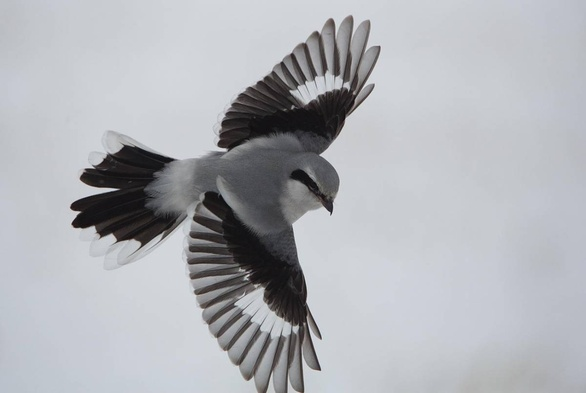
#> input picture module_15_4/image1.jpg, 586 x 393 px, shrunk from 1200 x 804 before the run, found by its file name
$ jupyter execute --allow-errors '__Обзор_основных_направлений_ИИ_Д_З_ipynb_.ipynb'   (older library calls are emulated)
#> lines starting #> are read from the running program, lines starting #| are printed output that depends on the picture; after the words box and inside, x2 and y2 are one past the last pixel; in counts of white or black regions, pixels touching at a corner belong together
#Домашнее задание по теме "Обзор основных направлений ИИ"

Канни Эдж Детектор (Canny Edge Detector) — это один из самых известных и широко используемых алгоритмов для обнаружения границ в изображениях.

###Этапы работы Канни Эдж Детектора

1. **Сглаживание изображения (Noise Reduction)**: Первым шагом является применение гауссового фильтра для снижения шумов в изображении. Это делает границы более четкими.

2. **Градиентное преобразование (Gradient Computation)**: Вычисление градиентов изображения, чтобы определить направление и величину изменений интенсивности. Обычно используются операторы Собеля для этого этапа.

3. **Ненаправленное подавление (Non-Maximum Suppression)**: В этом этапе выделяются только те пиксели, которые являются локальными максимумами вдоль направления градиента. Это помогает избавиться от менее выраженных границ.

4. **Двойной порог (Double Thresholding)**: Установка двух пороговых значений для определения сильных и слабых границ. Пиксели, которые превышают высокий порог, считаются границами, а те, что между двумя порогами, будут проверены на связь с сильными границами.

5. **Связывание границ (Edge Tracking by Hysteresis)**: Связывание слабых границ с сильными для окончательного определения границ. Слабые границы, которые соединяются с сильными, считаются границами.

###Пример реализации Канни Эдж Детектора на Python

Вот пример кода на Python, который использует библиотеку OpenCV для реализации Канни Эдж Детектора:

[cell 1]
import cv2
import numpy as np
import matplotlib.pyplot as plt

# Загрузка изображения
image = cv2.imread('/content/ED.jpg', cv2.IMREAD_GRAYSCALE)

# Применение гауссового фильтра для снижения шумов
#> (the rest of this cell did not finish here and is left out)

### Домашнее задание

Создайте текстовую ячейку в блокноте и напишите в ней свое понимание ответов на следующие вопросы:

1. **Объясните этапы работы Канни Эдж Детектора. Почему каждый этап важен для общего алгоритма?**

2. **Как выбор значений для двойного порога (high и low threshold) влияет на результаты работы Канни Эдж Детектора?**
   - Поэксперементируйте с примером кода и опишите свои наблюдения.

3. **Используйте Канни Эдж Детектор для различных изображений и сравните результаты. **

4. **Используйте приведенный ниже код для визуализации градиентов в изображении. Подумайте: как можно использовать эти градиенты для других задач в компьютерном зрении?**

5. Сохраните свой блокнот, расшарьте его и направьте ссылку на ваш блокнот на проверку преподавателю.

#NB! Не забудьте загрузить в колаб изображения для тестирования (используйте фотографии из своих источников или интернета).
Замените в коде ссылки на изображения, использованные преподавателем, на ваши. Как это сделать - показано в лекции.

[cell 2]
import cv2
import numpy as np
import matplotlib.pyplot as plt

# Загрузка изображения
image = cv2.imread('/content/ED.jpg', cv2.IMREAD_GRAYSCALE)

# Применение оператора Собеля для вычисления градиентов по осям X и Y
#> (the rest of this cell did not finish here and is left out)

#**Решение** **ДЗ_3**
#1. Объясните этапы работы Канни Эдж Детектора. Почему каждый этап важен для общего алгоритма?

#Ответ:
  Сглаживание.Используется для уменьшения количества шумов на изображении во избежание появления ложных границ. Для этого применяется размытие фильтром Гаусса или каким-либо матричным фильтром размытия.

  Нахождение градиентов и подавление не-максимумов. Находятся все градиенты яркости, для этого можно использовать, например, оператор Собеля. Чтобы граница была чёткой и понятной, она должна быть представлена тонкой линией. Поэтому границей будут являться те пиксели, в которых достигается локальный максимум градиента в направлении вектора градиента.

  Двойная пороговая фильтрация и трассировка области неоднозначности.На данном шаге производится ещё одна фильтрация ложных границ. В детекторе границ Канни используется два порога: нижний и верхний. Пиксель, значение которого выше верхней границы, принимает максимальное значение, то есть контур считается достоверным. Если значение пикселя не достигает нижнего порога — пиксель подавляется. Если его значение попадает в диапазон между порогами, то он принимает среднее значение, а решение о том, является ли он точкой границы, будет принято во время трассировки области неоднозначности.

  Каждый этап важен для общего алгоритма, так как позволяет детектору не выявлять ложные границы (например, на шумы), правильно и не фрагментировано определять линию границы, и лишь единожды реагировать на каждую границу, чтобы избежать появления широких полос.

#2/3. Как выбор значений для двойного порога (high и low threshold) влияет на результаты работы Канни Эдж Детектора?

Поэксперементируйте с примером кода и опишите свои наблюдения.

*Используйте Канни Эдж Детектор для различных изображений и сравните результаты. *

#Ответ:

1. Пороговые значения и их влияние
Нижний порог (low threshold) — определяет минимальный уровень градиента, при котором пиксель может рассматриваться как часть границы. Чем ниже этот порог, тем больше границ будет включено, но также увеличивается вероятность ложных срабатываний из-за шума.

2. Верхний порог (high threshold) — задает уровень, при котором пиксель будет гарантированно считаться частью границы. Чем выше порог, тем меньше будет шумовых границ, но есть риск потери слабых и тонких границ, если они не соответствуют этому уровню.

Высокие пороговые значения приводят к выделению только самых ярких границ.

Низкие пороговые значения могут добавить шум, так как слабо выраженные градиенты тоже будут рассматриваться как границы.

[cell 3]
from google.colab import drive
drive.mount('/content/drive')
import cv2
import numpy as np
import matplotlib.pyplot as plt

image = cv2.imread('/content/drive/MyDrive/image1.jpg', cv2.IMREAD_GRAYSCALE)
#> image: shape (393, 586); min 7, max 228, mean 177.4

blurred_image = cv2.GaussianBlur(image, (5, 5), 1.4)

edges = cv2.Canny(blurred_image, 50, 150)
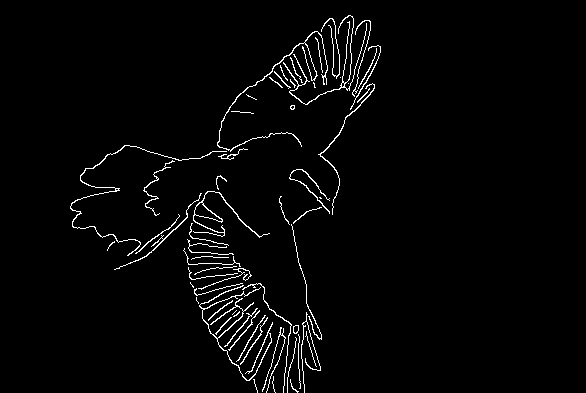
#> edges: shape (393, 586); 2.4% white in thin lines or dots, all inside (x1, y1, x2, y2) = (70, 15, 381, 393)

plt.figure(figsize=(10, 5))

plt.subplot(1, 2, 1)
plt.title('Оригинальное изображение')
plt.imshow(image, cmap='gray')

plt.subplot(1, 2, 2)
plt.title('Обнаруженные границы')
plt.imshow(edges, cmap='gray')

plt.show()
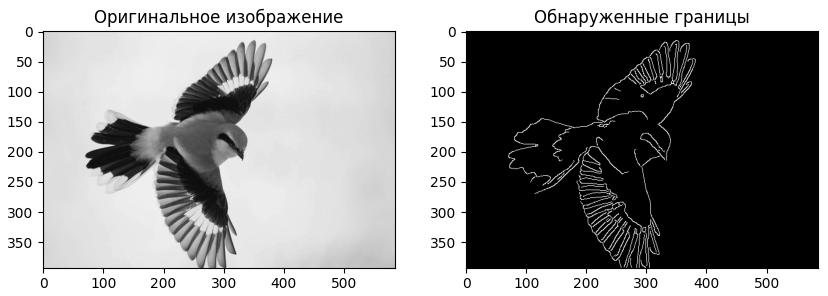
#> figure drawn by matplotlib, 2 panels

[cell 4]
from google.colab import drive
drive.mount('/content/drive')
import cv2
import numpy as np
import matplotlib.pyplot as plt

image = cv2.imread('/content/drive/MyDrive/image3.jpg', cv2.IMREAD_GRAYSCALE)
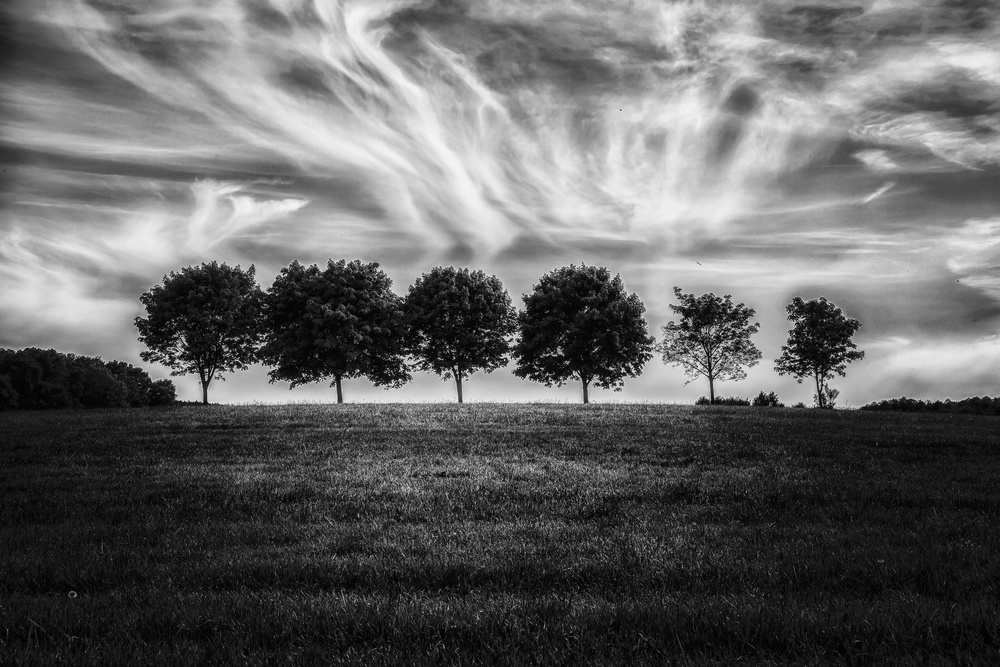
#> input picture module_15_4/image3.jpg, 1000 x 667 px, shrunk from 2048 x 1365 before the run, found by its file name
#> image is the input picture: shape (667, 1000); min 0, max 247, mean 100

blurred_image = cv2.GaussianBlur(image, (5, 5), 1.4)
#> blurred_image: shape (667, 1000)

edges = cv2.Canny(blurred_image, 10, 50)
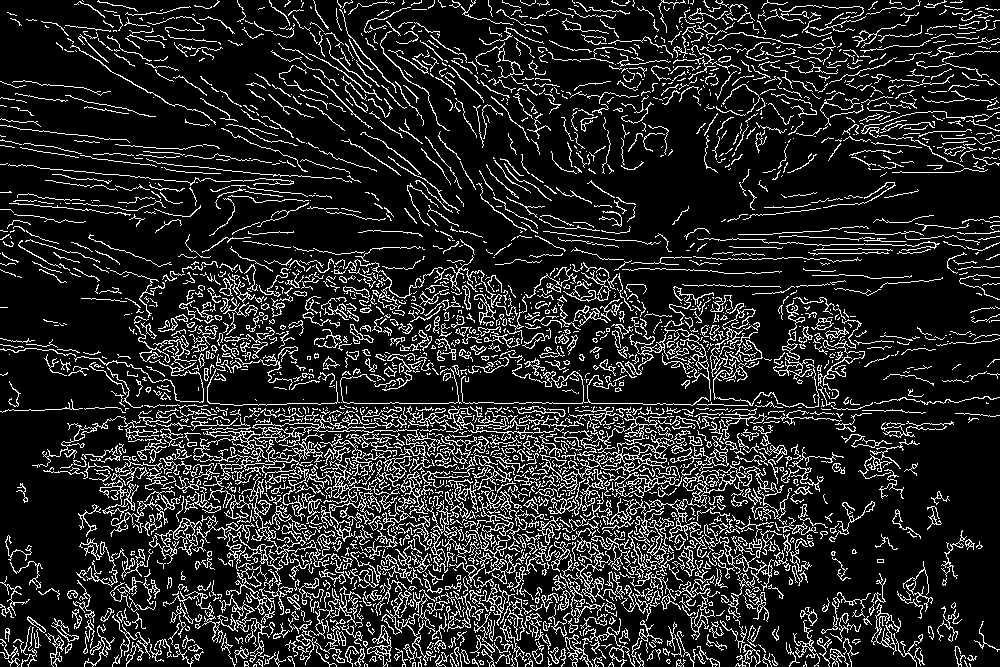
#> edges: shape (667, 1000); 15% white in thin lines or dots

plt.figure(figsize=(10, 5))

plt.subplot(1, 2, 1)
plt.title('Оригинальное изображение')
plt.imshow(image, cmap='gray')

plt.subplot(1, 2, 2)
plt.title('Обнаруженные границы')
plt.imshow(edges, cmap='gray')

plt.show()

Эксперименты с разными пороговыми значениями показывают, что выбор значений для двойного порога критически важен для правильной работы детектора Канни. Оптимальные пороги зависят от изображения: для четких и контрастных сцен подойдут более высокие пороги, а для детализированных и слабоконтрастных изображений лучше использовать мягкие пороги.

#4. Используйте приведенный ниже код для визуализации градиентов в изображении. Подумайте: как можно использовать эти градиенты для других задач в компьютерном зрении?

[cell 5]
from google.colab import drive
drive.mount('/content/drive')
import cv2
import numpy as np
import matplotlib.pyplot as plt

image = cv2.imread('/content/drive/MyDrive/image3.jpg', cv2.IMREAD_GRAYSCALE)

sobel_x = cv2.Sobel(image, cv2.CV_64F, 1, 0, ksize=5)
sobel_y = cv2.Sobel(image, cv2.CV_64F, 0, 1, ksize=5)
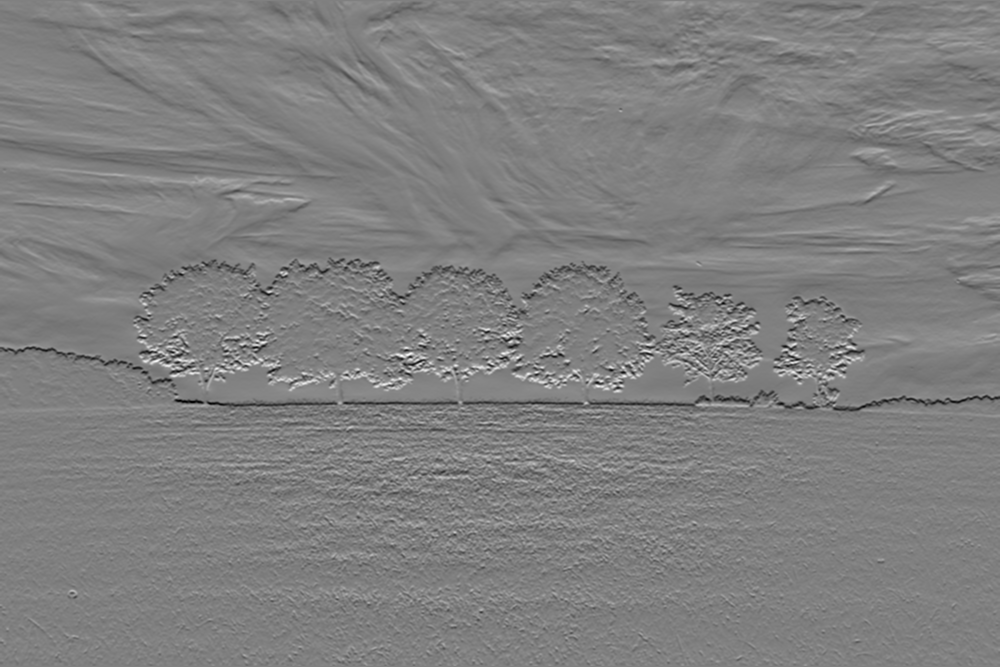
#> sobel_y: shape (667, 1000) float64; min -7802, max 7719, mean -24.1; drawn with min black and max white

gradient_magnitude = np.sqrt(sobel_x**2 + sobel_y**2)

sobel_x = cv2.convertScaleAbs(sobel_x)
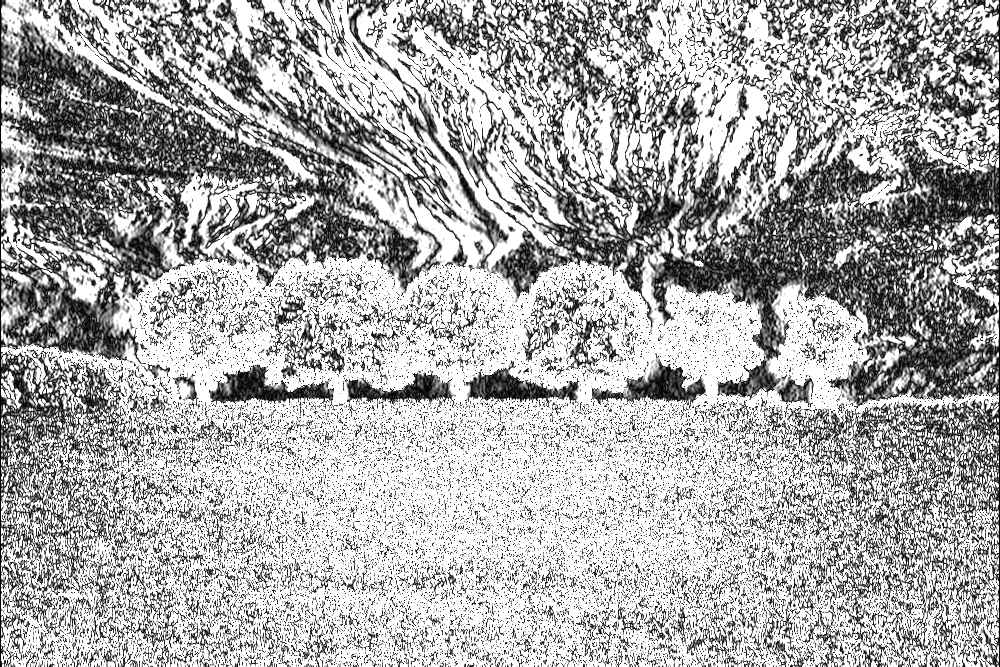
#> sobel_x: shape (667, 1000); min 0, max 255, mean 171.7
sobel_y = cv2.convertScaleAbs(sobel_y)
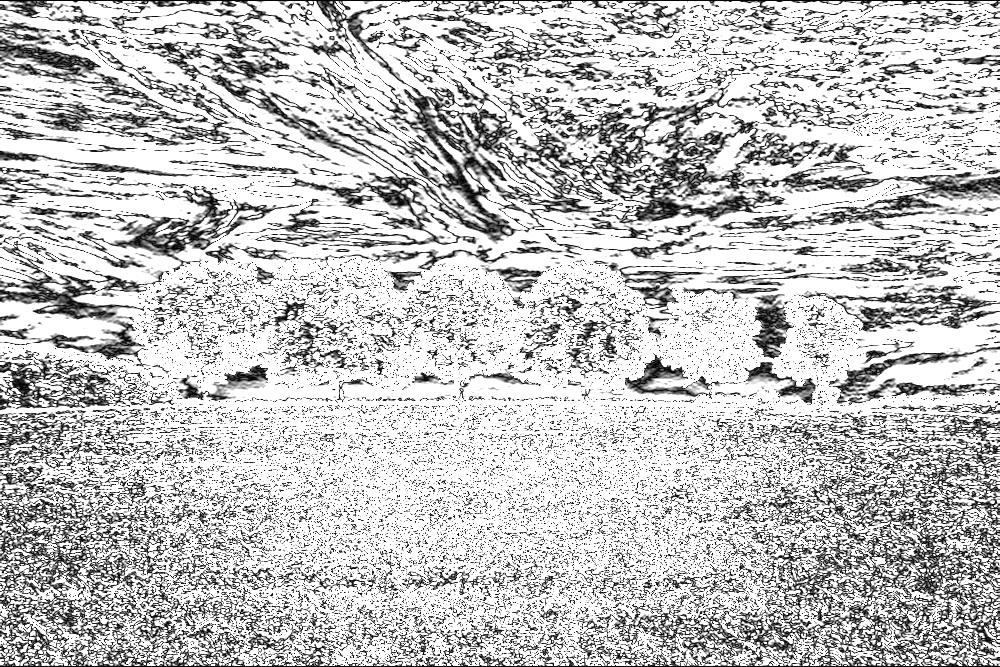
#> sobel_y: shape (667, 1000); min 0, max 255, mean 194.5
#gradient_magnitude = cv2.convertScaleAbs(gradient_magnitude)

#Лапласиан (для усиления областей с резким изменением яркости):
laplacian = cv2.Laplacian(image, cv2.CV_64F)
laplacian = cv2.convertScaleAbs(laplacian)
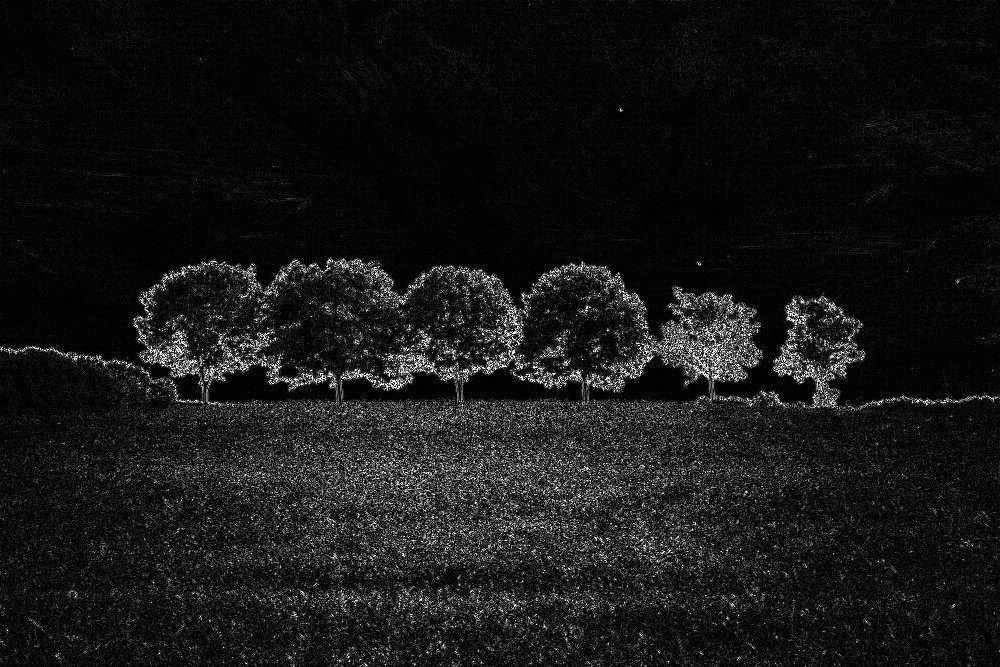
#> laplacian: shape (667, 1000); min 0, max 255, mean 22.2

plt.figure(figsize=(15, 5))

plt.subplot(1, 4, 1)
plt.title('Оригинальное изображение')
plt.imshow(image, cmap='gray')

plt.subplot(1, 4, 2)
plt.title('Градиент по оси X')
plt.imshow(sobel_x, cmap='hot')

plt.subplot(1, 4, 3)
plt.title('Градиент по оси Y')
plt.imshow(sobel_y, cmap='gray')

plt.subplot(1, 4, 4)
plt.title('Величина градиента')
plt.imshow(gradient_magnitude, cmap='gray')

plt.show()
